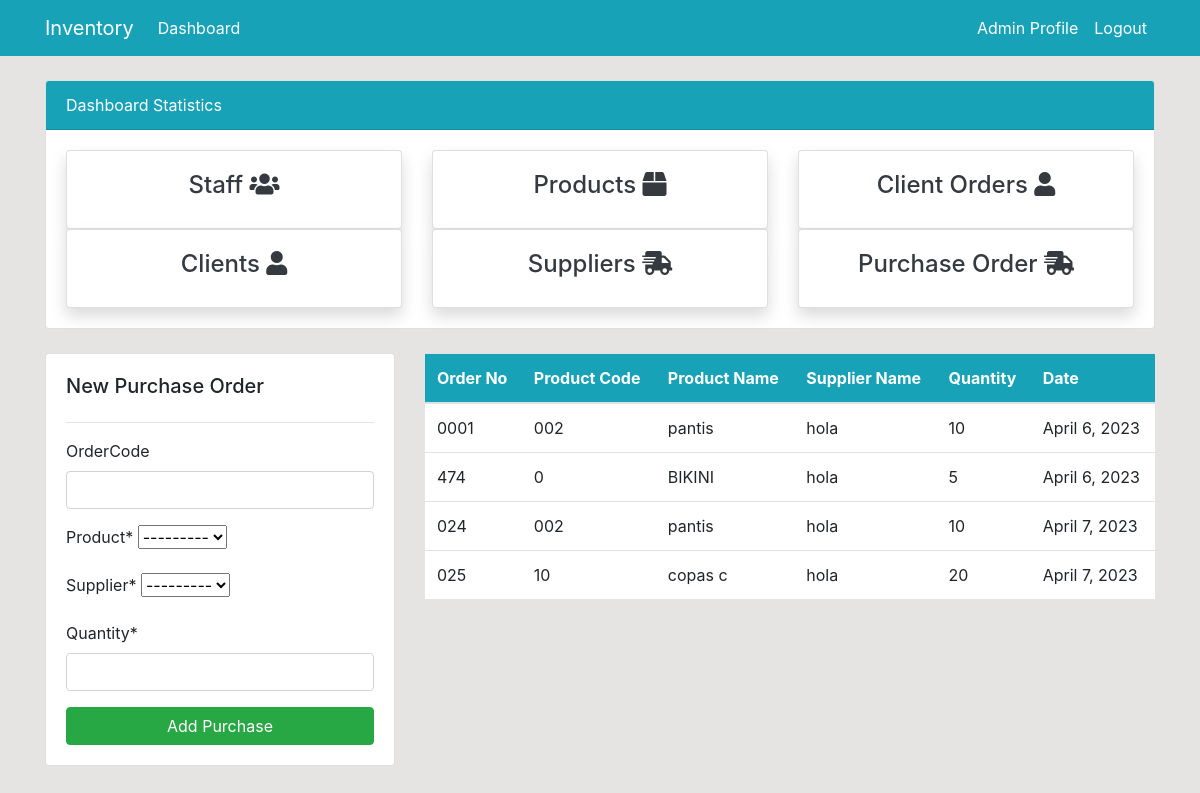
/purchase/order/ (signed in), run on an earlier commit of the app's database.
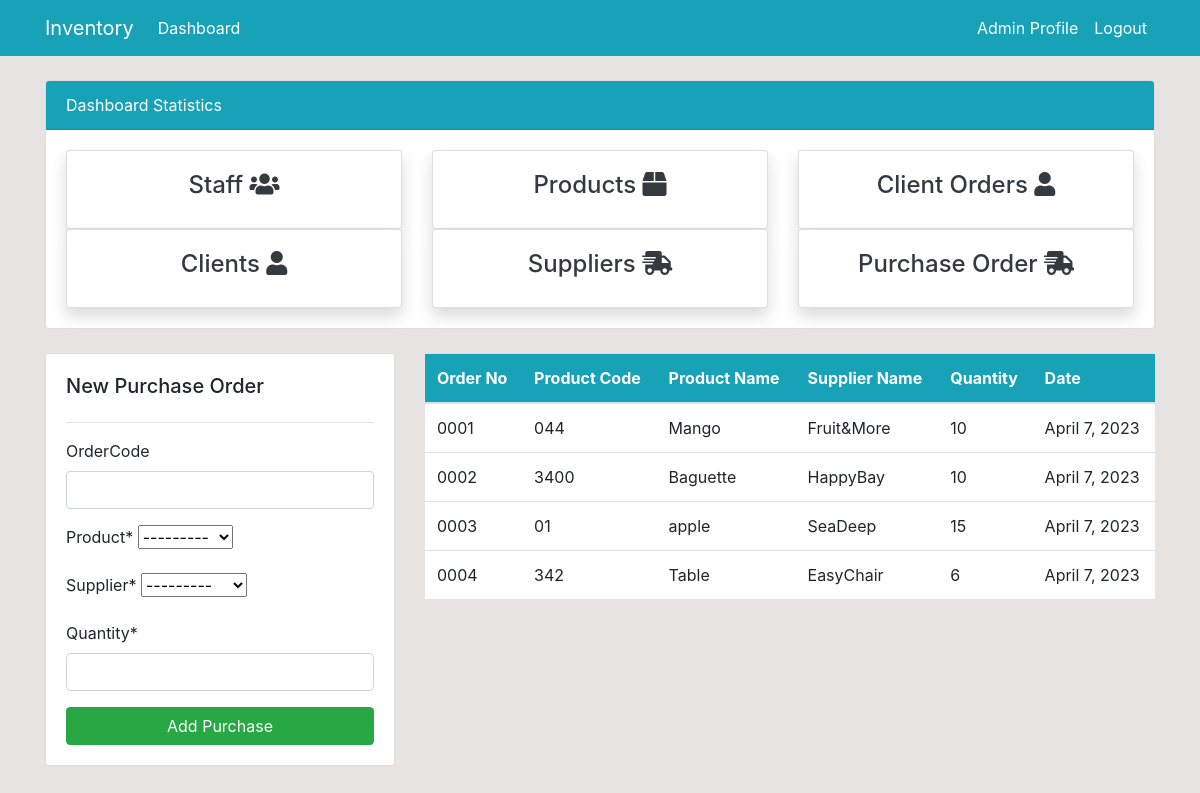
And on a later commit of the database.
### dashboard/models.py (models this page shows, shortened)
class PurchaseOrder(models.Model):
    orderCode = models.CharField(max_length=20 , blank=True, null=True)
    product = models.ForeignKey(Product,on_delete=models.CASCADE, related_name='purchase_orders')
    supplier = models.ForeignKey(Supplier,on_delete=models.CASCADE, related_name='purchase_orders')
    quantity = models.IntegerField()
    order_date = models.DateField(auto_now_add=True)

class Product(models.Model):
    code = models.CharField(max_length=20, null=True)
    name = models.CharField(max_length=100, null=True)
    category = models.CharField(max_length=20)
    description = models.TextField(max_length=150)
    quantity = models.PositiveIntegerField(null=True)
    image = models.ImageField(default='/static/img/product.png', upload_to='product_images')
    def __str__(self):
        return f'{self.name}.'

class Supplier(models.Model):
    category = models.CharField(max_length=20)
    name = models.CharField(max_length=100, null=True)
    telephone = models.CharField(max_length=20)
    email = models.EmailField()
    def __str__(self):
        return f'{self.name}'

### dashboard/views.py (the view)
# urls.py: path('purchase/order/', views.purchase_order, name='dashboard-purchase-order'),
@login_required(login_url='user-login')
def purchase_order(request):
    if request.method == 'POST':
        form = PurchaseOrderForm(request.POST)
        if form.is_valid():
            order = form.save()
            product = order.product
            product.quantity += order.quantity
            product.save()
            return redirect('dashboard-purchase-order')
    else:
        form = PurchaseOrderForm()
    orders = PurchaseOrder.objects.all()
    context = {
        'orders': orders,
        'form': form,
    }
    return render(request, "dashboard/purchase_order.html", context)

### dashboard/forms.py
class PurchaseOrderForm(forms.ModelForm):
    supplier = forms.ModelChoiceField(queryset=Supplier.objects.all())
    class Meta:
        model= PurchaseOrder
        fields = [
            'orderCode', 'product', 'supplier', 'quantity',
        ]

### templates/dashboard/purchase_order.html (shortened to what this page needs)
{% extends 'partials/base.html' %}
{% load crispy_forms_tags %}
{% block content %}
{% include 'partials/topside.html' %}
<div class="row my-4 ">
    <div class="col-md-4">
        <div  class="card card-body">
            <h5>New Purchase Order</h5>
            <hr>
            <form method="POST">
                {{ form|crispy }}
                <input class="btn btn-success btn-block" type="submit" value="Add Purchase" >
            </form>
        </div>
    </div>
    <div class="col-md-8">
        <table class="table bg-white">
            <thead class="bg-info text-white">
                <tr>
                    <th scope="col">Order No</th>
                    <th scope="col">Product Code</th>
                    <th scope="col">Product Name</th>
                    <th scope="col">Supplier Name</th>
                    <th scope="col">Quantity</th>
                    <th scope="col">Date</th>
                </tr>
            </thead>
            <tbody>
                {% for order in orders %}
                <tr>
                    <td>{{ order.orderCode }}</td>
                    <td>{{ order.product.code }}</td>
                    <td>{{ order.product.name }}</td>
                    <td>{{ order.supplier }}</td>
                    <td>{{ order.quantity }}</td>
                    <td>{{ order.order_date }}</td>
                </tr>
                {% endfor %}
            </tbody>
        </table>
    </div>
</div>
{% endblock %}

What changed in the data, as far as the page shows it:
removed PurchaseOrder: orderCode "0001", product.code "002", product.name "pantis", supplier "hola", quantity "10", order_date "April 6, 2023"
removed PurchaseOrder: orderCode "474", product.code "0", product.name "BIKINI", supplier "hola", quantity "5", order_date "April 6, 2023"
removed PurchaseOrder: orderCode "024", product.code "002", product.name "pantis", supplier "hola", quantity "10", order_date "April 7, 2023"
removed PurchaseOrder: orderCode "025", product.code "10", product.name "copas c", supplier "hola", quantity "20", order_date "April 7, 2023"
added PurchaseOrder: orderCode "0001", product.code "044", product.name "Mango", supplier "Fruit&More", quantity "10", order_date "April 7, 2023"
added PurchaseOrder: orderCode "0002", product.code "3400", product.name "Baguette", supplier "HappyBay", quantity "10", order_date "April 7, 2023"
added PurchaseOrder: orderCode "0003", product.code "01", product.name "apple", supplier "SeaDeep", quantity "15", order_date "April 7, 2023"
added PurchaseOrder: orderCode "0004", product.code "342", product.name "Table", supplier "EasyChair", quantity "6", order_date "April 7, 2023"
